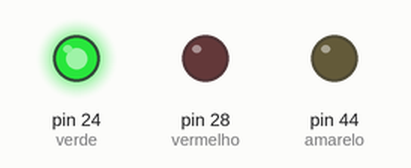
Simulated run of this sketch. Board: Arduino Mega 2560, built with avr-gcc and run on an emulated ATmega2560. Shown: output pins drawn as LEDs (lit = HIGH).

Above: at 0.5 s.
At 2.5 s:
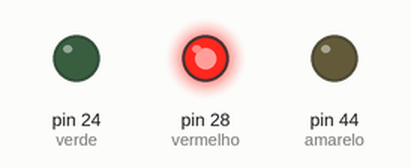
At 3.5 s:
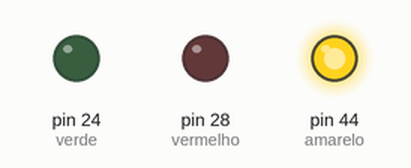
Timing chart, 0 to 5.2 s (numbered marks = the images above):
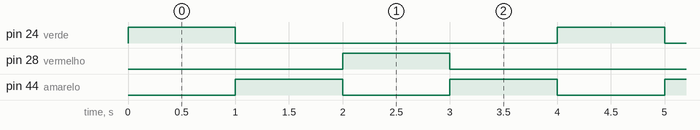

The sketch:

teste_LEDS.ino
```cpp
int verde     = 24;
int amarelo   = 44;
int vermelho  = 28;
void setup()
{
      pinMode(verde,OUTPUT);
  pinMode(amarelo,OUTPUT);
  pinMode(vermelho,OUTPUT);
}


void loop()
{

digitalWrite(verde,HIGH);
delay(1000);
digitalWrite(verde,LOW);
digitalWrite(amarelo,HIGH);
delay(1000);
digitalWrite(amarelo,LOW);
digitalWrite(vermelho,HIGH);
delay(1000);
digitalWrite(vermelho,LOW);
digitalWrite(amarelo,HIGH);
delay(1000);
digitalWrite(amarelo,LOW);


}
```

Measured:
- by itself, pin 24 (verde), pin 28 (vermelho): alternates HIGH for 1.0 s and LOW for 3.0 s
- by itself, pin 44 (amarelo): alternates HIGH for 1.0 s and LOW for 1.0 s
- by itself, everything shown: repeats every 4.0 s, in 5 steps
